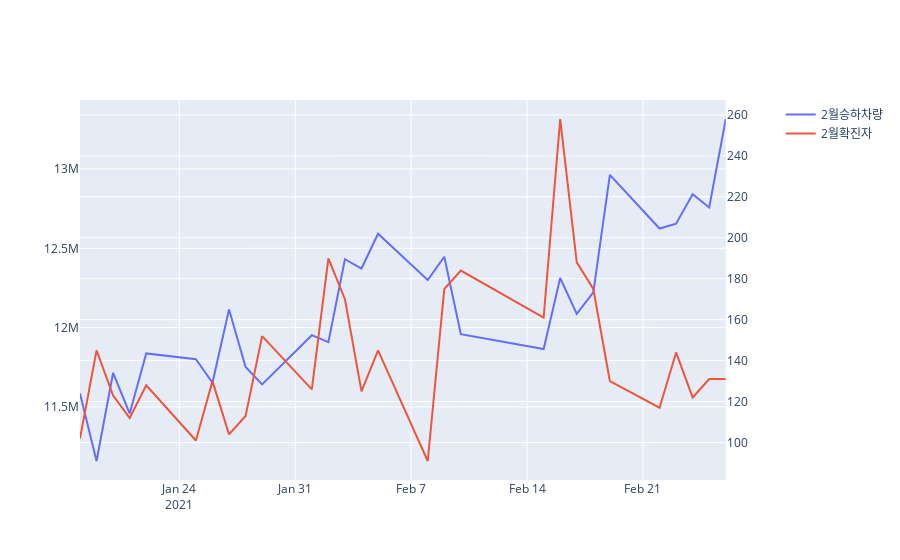

The notebook cell saved with this chart:
### Code cell
//


from plotly.subplots import make_subplots

fig = make_subplots(specs=[[{'secondary_y': True}]])


# fig.add_trace(go.Scatter(x=df_biz1['date'], y= df_biz1['subway'], name ='1월승하차량'), secondary_y=False)  
# fig.add_trace(go.Scatter(x=df_biz1['date'], y= df_biz1['COVID-19'], name ='1월확진자'), secondary_y=True) 

fig.add_trace(go.Scatter(x=df_biz2['date'], y= df_biz2['subway'], name ='2월승하차량'), secondary_y=False)  
fig.add_trace(go.Scatter(x=df_biz2['date'], y= df_biz2['COVID-19'], name ='2월확진자'), secondary_y=True)
